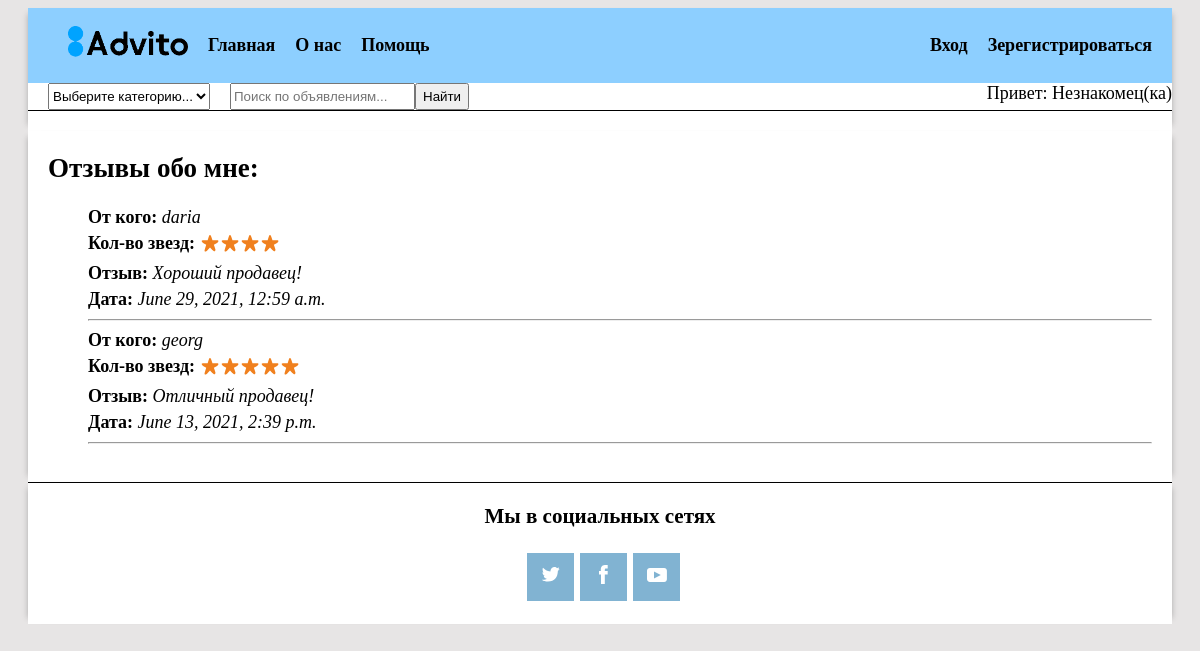
/advito/1/profile/review_to/, run on the app's committed database.
### advito/models.py (models this page shows, shortened)
class Review(models.Model):
    author = models.ForeignKey(Profile, on_delete=models.CASCADE, verbose_name="Автор отзыва")
    to_whom = models.ForeignKey(User, on_delete=models.CASCADE, verbose_name="Кому отзыв")
    rating = models.IntegerField(verbose_name="Оценка", null=True, blank=True)
    text = models.TextField(verbose_name="Отзыв", blank=True, max_length=300)
    date_pub = models.DateTimeField(default=timezone.now, verbose_name="Дата создания")
    date_edit = models.DateTimeField(default=timezone.now, verbose_name="Дата редактирования")

class Profile(models.Model):
    user = models.OneToOneField(User, on_delete=models.CASCADE, related_name='user_profile')
    birth_date = models.DateField(verbose_name='Дата рождения', blank=True, null=True, validators=[validate_birth_date])
    about = models.TextField(verbose_name="Информация о пользователе", blank=True, max_length=300)
    phone = models.CharField(verbose_name="Телефон", null=True, blank=True, max_length=50)
    avatar = models.ImageField(verbose_name="Фото пользователя", upload_to=user_avatar_path)
    town = models.CharField(verbose_name="Город", null=True, blank=True, max_length=30)
    subscribers = models.ManyToManyField(User, blank=True, verbose_name="Подписчики пользователя", related_name='subscribers')
    def __str__(self):
        return f'{self.user}'

### advito/views_auth.py (the view)
# urls.py: path('<int:user_id>/profile/review_to/', views_auth.review_to_profile, name='review_to_profile'),
def review_to_profile(request, user_id):
    model = Review
    template_name = 'my_auth/review_to_profile.html'
    context = {}
    categories= CategoryPost.objects.all()
    review_to_profile = model.objects.filter(to_whom=user_id).order_by('-date_pub')
    context = {'categories': categories, 'reviews_to': review_to_profile,}
    return render(request, template_name, context)

### advito/templates/my_auth/review_to_profile.html (shortened to what this page needs)
{% extends 'base.html' %}
{% load static %}
{% block content %}
<div class="profile-reviews">
  <h1>Отзывы обо мне:</h1>
  {% if reviews_to %}
    <ul class="prof-reviews">
      {% for review in reviews_to %}
        <li class="review">
          <p class="review__name">От кого: <i class="review__name_text">{{ review.author }}</i></p>
          <p class="review__name">Кол-во звезд:&nbsp<i class="stars"> {{ review.rating }}</i></p>
          {% if review.text %}
            <p class="review__name">Отзыв: <i class="review__name_text">{{ review.text }}</i></p>
          {% endif %}
          <p class="review__name">Дата: <i class="review__name_text">{{ review.date_pub }}</i></p>
        </li>
        <hr>
      {% endfor %}
    </ul>
  {% else %}
    <i>Пока отзывов нет</i>
  {% endif %}
  </div>
{% endblock  %}

### static/css/common.css (style rules this page uses)
html { background-color: #E7E5E5; box-sizing: border-box; font-family: 'Times New Roman', serif; }
body { font-size: 18px; }
li { list-style-type: none }

### static/css/style.css (style rules this page uses)
.review > p:nth-child(2) { display: flex; }
.review__name { font-weight: bold; margin: 0 0 5px; }
.message__name_text, .comment__name_text, .review__name_text { font-weight: initial; }

### data on the page
Review: author "daria", text "Хороший продавец!", date_pub "June 29, 2021, 12:59 a.m."
Review: author "georg", text "Отличный продавец!", date_pub "June 13, 2021, 2:39 p.m."
